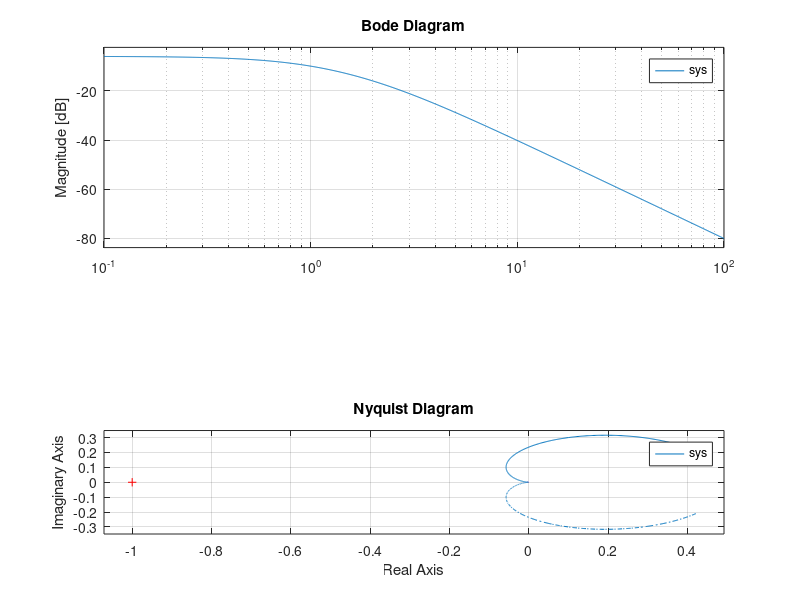

The MATLAB source for this figure:
%% This script consists of all crazy experiments with nyquist plot and the nyquist stability criterion

% sys = tf([1], [1 2])
z = [0]; % list of zeros of the system
p = [0, 1, 2]; % list of poles of the system
k = 1; % gain
sys = zpk(z, p, k)

% rlocus(sys)
% bode(sys)
% nyquist(sys)

subplot(3, 1, 1)
rlocus(sys)
subplot(3, 1, 2)
bode(sys)
subplot(3, 1, 3)
nyquist(sys)